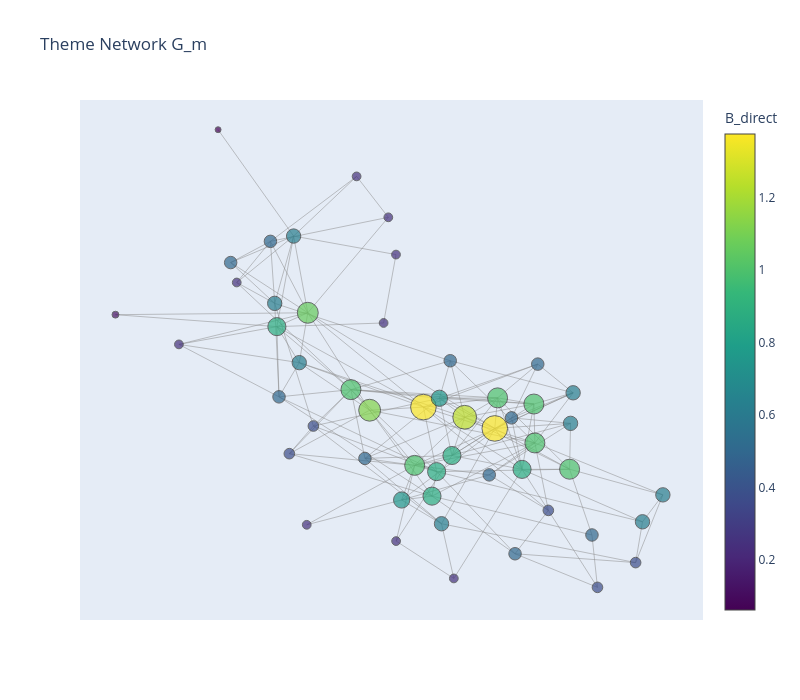

Notebook code for this chart:
### Markdown cell above
## 图1: 主题网络图

### Code cell
fig = plot_theme_network(G, breakage)
fig.show()

### Figure 1 — Plotly figure (JSON) as saved in the notebook; plotly's stock layout.template omitted (floating-point values rounded to 4 significant figures; data arrays with more than 128 entries replaced by an {"elided": "..."} marker saying what was removed)
{"data": [{"hoverinfo": "none", "line": {"color": "#888", "width": 0.5}, "mode": "lines", "type": "scatter", "x": {"elided": "483 float values"}, "y": {"elided": "483 float values"}}, {"hoverinfo": "text", "marker": {"color": [1.375, 1.375, 1.062, 1.25, 1.125, 1, 1, 1, 1, 1, 1, 0.875, 0.875, 0.875, 0.875, 0.875, 0.0625, 0.75, 0.75, 0.625, 0.625, 0.625, 0.625, 0.625, 0.625, 0.625, 0.625, 0.5, 0.5, 0.5, 0.5, 0.5, 0.5, 0.5, 0.5, 0.5, 0.5, 0.375, 0.375, 0.375, 0.375, 0.375, 0.25, 0.25, 0.25, 0.25, 0.25, 0.25, 0.25, 0.125, 0.25, 0.25], "colorbar": {"title": {"text": "B_direct"}}, "colorscale": [[0, "#440154"], [0.1111, "#482878"], [0.2222, "#3e4989"], [0.3333, "#31688e"], [0.4444, "#26828e"], [0.5556, "#1f9e89"], [0.6667, "#35b779"], [0.7778, "#6ece58"], [0.8889, "#b5de2b"], [1, "#fde725"]], "line": {"color": "#333", "width": 1}, "showscale": true, "size": [25.62, 25.62, 20.94, 23.75, 21.88, 20, 20, 20, 20, 20, 20, 18.12, 18.12, 18.12, 18.12, 18.12, 5.938, 16.25, 16.25, 14.38, 14.38, 14.38, 14.38, 14.38, 14.38, 14.38, 14.38, 12.5, 12.5, 12.5, 12.5, 12.5, 12.5, 12.5, 12.5, 12.5, 12.5, 10.62, 10.62, 10.62, 10.62, 10.62, 8.75, 8.75, 8.75, 8.75, 8.75, 8.75, 8.75, 6.875, 8.75, 8.75]}, "mode": "markers", "text": ["T_1<br>B_direct=1.375", "T_2<br>B_direct=1.375", "T_3<br>B_direct=1.062", "T_4<br>B_direct=1.250", "T_5<br>B_direct=1.125", "T_6<br>B_direct=1.000", "T_7<br>B_direct=1.000", "T_8<br>B_direct=1.000", "T_9<br>B_direct=1.000", "T_10<br>B_direct=1.000", "T_11<br>B_direct=1.000", "T_12<br>B_direct=0.875", "T_13<br>B_direct=0.875", "T_14<br>B_direct=0.875", "T_15<br>B_direct=0.875", "T_16<br>B_direct=0.875", "T_17<br>B_direct=0.062", "T_18<br>B_direct=0.750", "T_19<br>B_direct=0.750", "T_20<br>B_direct=0.625", "T_21<br>B_direct=0.625", "T_22<br>B_direct=0.625", "T_23<br>B_direct=0.625", "T_24<br>B_direct=0.625", "T_25<br>B_direct=0.625", "T_26<br>B_direct=0.625", "T_27<br>B_direct=0.625", "T_28<br>B_direct=0.500", "T_29<br>B_direct=0.500", "T_30<br>B_direct=0.500", "T_31<br>B_direct=0.500", "T_32<br>B_direct=0.500", "T_33<br>B_direct=0.500", "T_34<br>B_direct=0.500", "T_35<br>B_direct=0.500", "T_36<br>B_direct=0.500", "T_37<br>B_direct=0.500", "T_38<br>B_direct=0.375", "T_39<br>B_direct=0.375", "T_40<br>B_direct=0.375", "T_41<br>B_direct=0.375", "T_42<br>B_direct=0.375", "T_43<br>B_direct=0.250", "T_44<br>B_direct=0.250", "T_45<br>B_direct=0.250", "T_46<br>B_direct=0.250", "T_47<br>B_direct=0.250", "T_48<br>B_direct=0.250", "T_49<br>B_direct=0.250", "T_50<br>B_direct=0.125", "T_51<br>B_direct=0.250", "T_52<br>B_direct=0.250"], "type": "scatter", "x": [0.01034, 0.1466, -0.2105, 0.08918, -0.09236, -0.1281, 0.152, 0.2213, 0.2232, -0.006351, 0.2896, -0.2695, 0.1987, 0.0648, 0.03556, 0.02674, -0.3818, 0.0409, -0.03123, -0.2376, -0.2737, -0.2268, 0.2914, 0.2963, 0.4677, 0.4288, 0.04494, -0.2818, -0.3578, -0.2655, 0.1361, 0.2288, 0.06158, 0.1853, 0.1787, 0.3323, -0.1014, 0.249, 0.4156, 0.3428, -0.1998, -0.2457, 0.06844, -0.1173, -0.05668, -0.3462, -0.4566, -0.04202, -0.06569, -0.5779, -0.2125, -0.04184], "y": [0.003137, -0.0736, 0.3421, -0.0334, -0.008141, 0.06577, 0.03627, 0.01412, -0.1258, -0.2064, -0.2202, 0.2923, -0.2208, -0.1709, -0.2288, -0.3169, 1.0, 0.03481, -0.3308, 0.6178, 0.3759, 0.1628, -0.05537, 0.05447, -0.3124, -0.4092, -0.4162, 0.5987, 0.5226, 0.03989, -0.2406, 0.1575, 0.1696, -0.524, -0.03556, -0.4565, -0.1814, -0.3681, -0.5558, -0.6448, -0.06494, -0.1643, -0.6127, 0.8322, 0.6851, 0.4509, 0.2284, 0.5512, 0.3054, 0.3352, -0.4199, -0.4785]}], "layout": {"height": 700, "hovermode": "closest", "showlegend": false, "title": {"text": "Theme Network G_m"}, "width": 800, "xaxis": {"showgrid": false, "showticklabels": false, "zeroline": false}, "yaxis": {"showgrid": false, "showticklabels": false, "zeroline": false}}}
